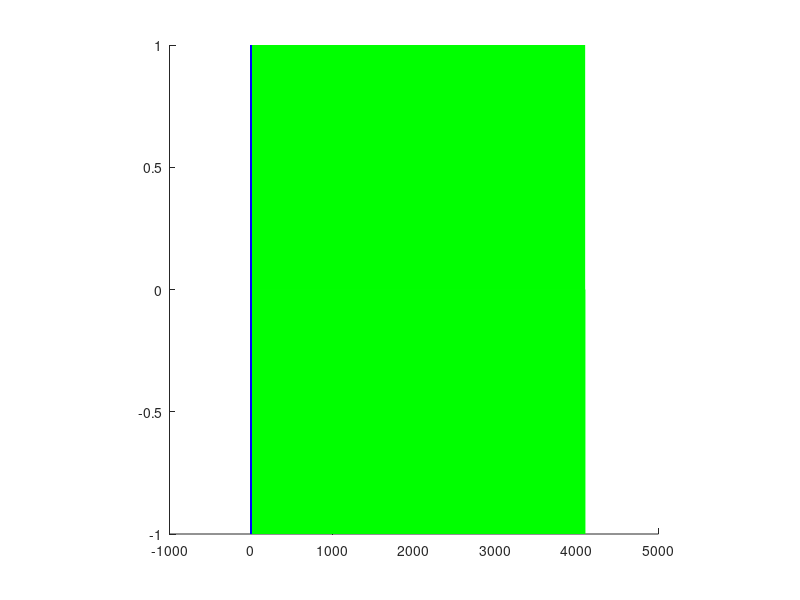
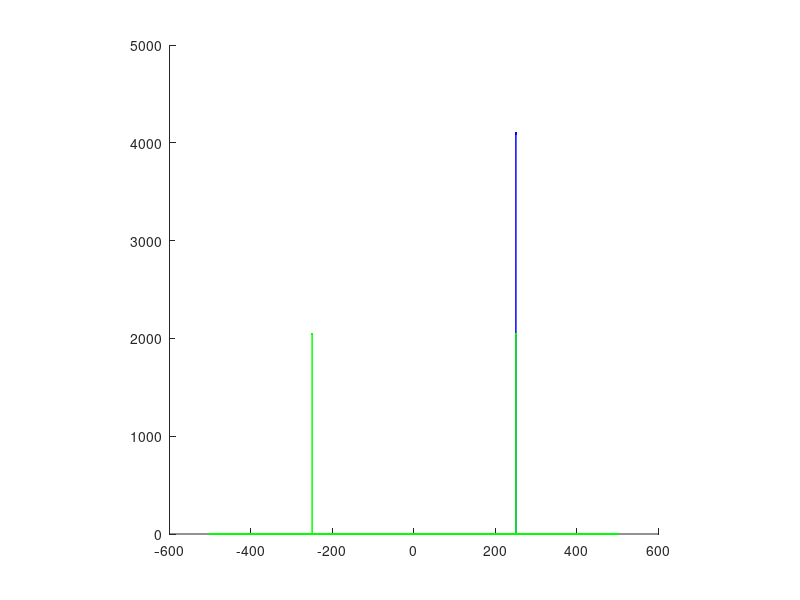

Recreate these plots in MATLAB, in order.
%Negative Frequencies

N = 2^12;
Fs = 1000;
T = 1/Fs;
t = (0:(N-1))*T;

f1 = 250;
c = exp(j*2*pi*f1*t);
C = fft(c)
f = Fs.*(-(N/2):(N/2-1))/N;

f2 = f1;
r = real(exp(j*2*pi*f2*t));
R = fft(r)

figure(1)
clf;
hold on
plot(r, 'g')
plot(c, 'b')
axis square

figure(2)
clf;
hold on
plot(f, abs(fftshift(C)),'b.-')
plot(f, abs(fftshift(R)),'g.-')
axis square